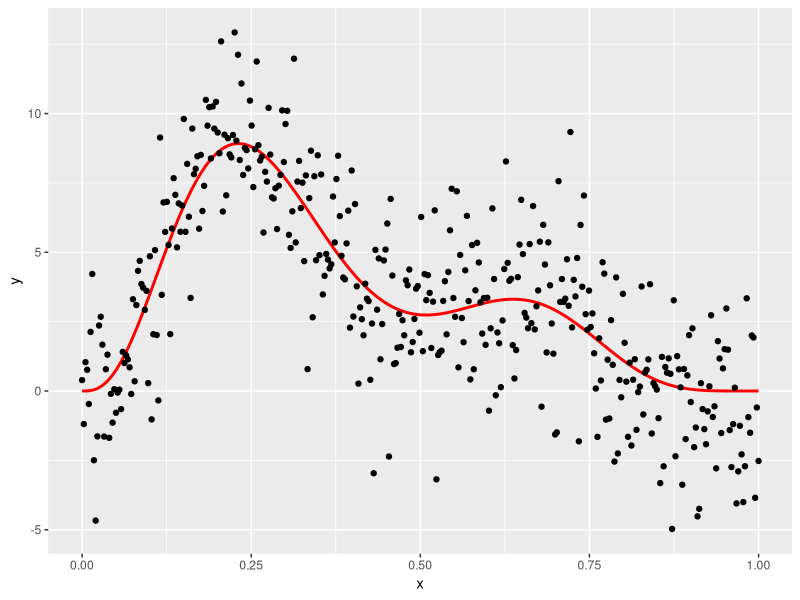
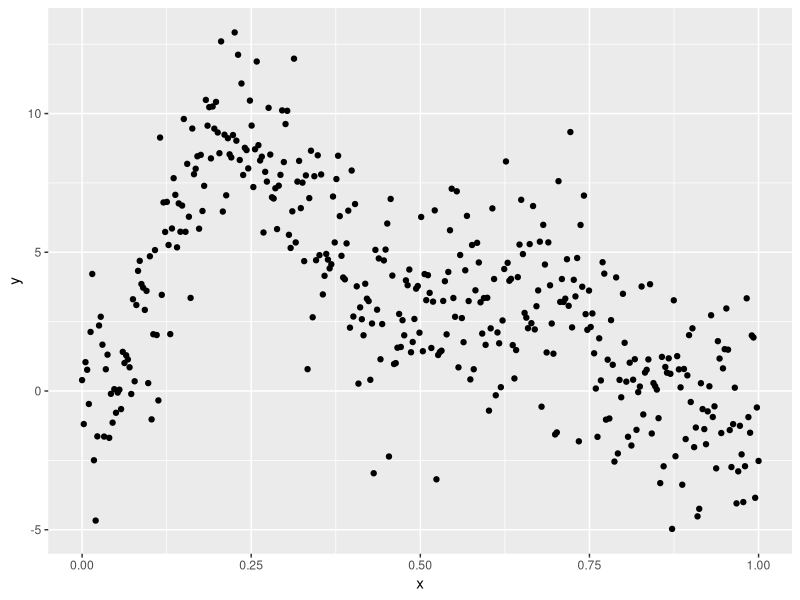

Generate these figures, in order, with R:
library(tidyverse)
library(broom)


# Simulated Situation -----------------------------------------------------

# Create data. This is a simulated situation where we KNOW f(x) and epsilon
n <- 400
simulated <- data_frame(
  x = 0:(n-1)/(n-1),
  f = 0.2*x^11*(10*(1-x))^6+10*(10*x)^3*(1-x)^10,
  epsilon = rnorm(n, 0, sd = 2),
  y = f + epsilon
)
simulated

# This is a plot of the simulated situation. We know everything
ggplot(data=simulated, aes(x=x)) +
  geom_line(aes(y=f), col="red", size=1) +
  geom_point(aes(y=y)) +
  labs(x="x", y="y")


# Real Life ---------------------------------------------------------------

# In real life, we'll only know the following:
real_life <- simulated %>%
  dplyr::select(x,y)
real_life

# This is a plot of real life. We only know (x,y)
ggplot(data=real_life, aes(x=x, y=y)) +
  geom_point() +
  labs(x="x", y="y")

# Fit a cubic spline using the real_life
model_spline <- smooth.spline(real_life$x, real_life$y, df=1)
# WTF does this output mean?
model_spline

# broom package to the rescue!
real_life_augmented <- model_spline %>%
  augment() %>%
  # This command simply makes the table easier to look at in the R console:
  tbl_df()
real_life_augmented

# EXERCISES:
# 1. Create a new plot with the now fitted model f_hat in blue
# 2. Toy around with the df parameter in the smooth.spline() function. What does
# this control?




